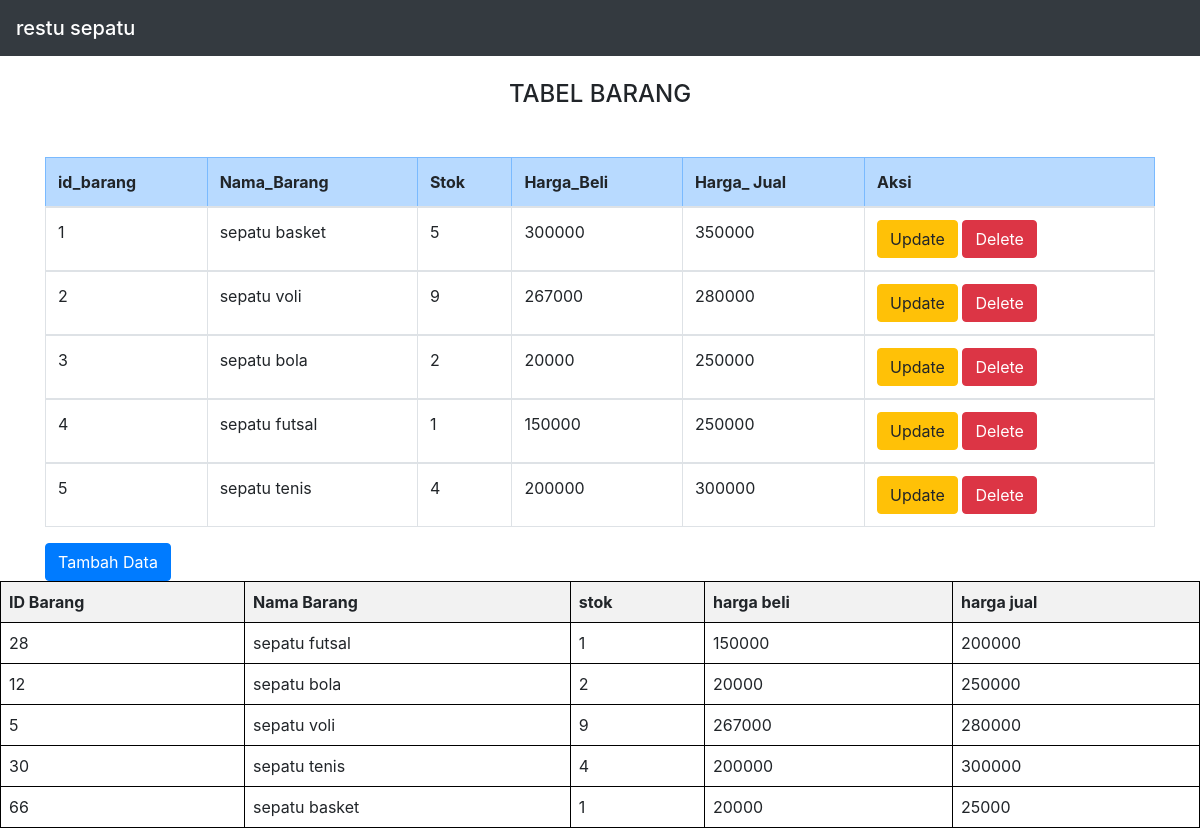
The page / on the database its author committed.
### tables this page shows
CREATE TABLE `tb_restustok` (
  `id_barang` int(11) NOT NULL,
  `nama_barang` varchar(225) DEFAULT NULL,
  `stok` int(12) DEFAULT NULL,
  `harga_beli` int(12) DEFAULT NULL,
  `harga_jual` int(12) DEFAULT NULL
);

### index.php (the view, shortened to what this page needs)
<!DOCTYPE html>
<html>
<head>
<link rel="stylesheet" href="https://cdn.jsdelivr.net/npm/bootstrap@4.6.1/dist/css/bootstrap.min.css">
</head>
<body>
    <nav class="navbar navbar-dark bg-dark">
            <span class="navbar-brand mb-0 h1">restu sepatu</span>
    </nav>
<div class="container">
    <br>
    <h4><center>TABEL BARANG</center></h4>
     <tr class="table-danger">
            <br>
        <thead>
        <tr>
       <table class="my-3 table table-bordered">
            <tr class="table-primary">
            <th>id_barang</th>
            <th>Nama_Barang</th>
            <th>Stok</th>
            <th>Harga_Beli</th>
            <th>Harga_ Jual</th>
            <th colspan='2'>Aksi</th>
        </tr>
        </thead>
        <?php
        require_once "koneksi.php";
        $sql="select * from tb_restustok order by id_barang desc";
        $hasil=mysqli_query($kon,$sql);
        $no=0;
        while ($data = mysqli_fetch_array($hasil)) {
            $no++;
            ?>
            <tbody>
            <tr>
                <td><?php echo $no;?></td>
                <td><?php echo $data["nama_barang"]; ?></td>
                <td><?php echo $data["stok"];   ?></td>
                <td><?php echo $data["harga_beli"];   ?></td>
                <td><?php echo $data["harga_jual"];   ?></td>
                <td>
                    <a href="update.php?id_barang=<?php echo htmlspecialchars($data['id_barang']); ?>" class="btn btn-warning" role="button">Update</a>
                    <a href="<?php echo htmlspecialchars($_SERVER["PHP_SELF"]);?>?id_barang=<?php echo $data['id_barang']; ?>" class="btn btn-danger" role="button">Delete</a>
                </td>
            </tr>
            </tbody>
            <?php
        }
        ?>
    <a href="create.php" class="btn btn-primary" role="button">Tambah Data</a>
</div>
</body>
</html>
<!DOCTYPE html>
<html lang="id">
<head>
</head>
<body>
<table>
        <tr>
            <th>ID Barang</th>
            <th>Nama Barang</th>
            <th>stok</th>
           <th> harga beli</th>
           <th>harga jual</th>
        </tr>
        <tr>
            <td>28</td>
            <td>sepatu futsal</td>
            <td>1</td>
            <td>150000</td>
            <td>200000</td>
        </tr>
        <tr>
            <td>12</td>
            <td>sepatu bola</td>
            <td>2</td>
            <td>20000</td>
            <td>250000</td>
        </tr>
        <tr>
            <td>5</td>
            <td>sepatu voli</td>
            <td>9</td>
            <td>267000</td>
            <td>280000</td>
        </tr>
        <td>30</td>
            <td>sepatu tenis</td>
            <td>4</td>
            <td>200000</td>
            <td>300000</td>
        <td>66</td>
            <td>sepatu basket</td>
            <td>1</td>
            <td>20000</td>
            <td>25000</td>
        </table>
</body>
</html>

### index.php (style rules this page uses)
table { width: 100%; border-collapse: collapse; }
th, td { border: 1px solid black; padding: 8px; text-align: left; }
th { background-color: #f2f2f2; }

### rows shown on the page
tb_restustok: nama_barang "sepatu basket", stok "5", harga_beli "300000", harga_jual "350000"
tb_restustok: nama_barang "sepatu voli", stok "9", harga_beli "267000", harga_jual "280000"
tb_restustok: nama_barang "sepatu bola", stok "2", harga_beli "20000", harga_jual "250000"
tb_restustok: nama_barang "sepatu futsal", stok "1", harga_beli "150000", harga_jual "250000"
tb_restustok: nama_barang "sepatu tenis", stok "4", harga_beli "200000", harga_jual "300000"
